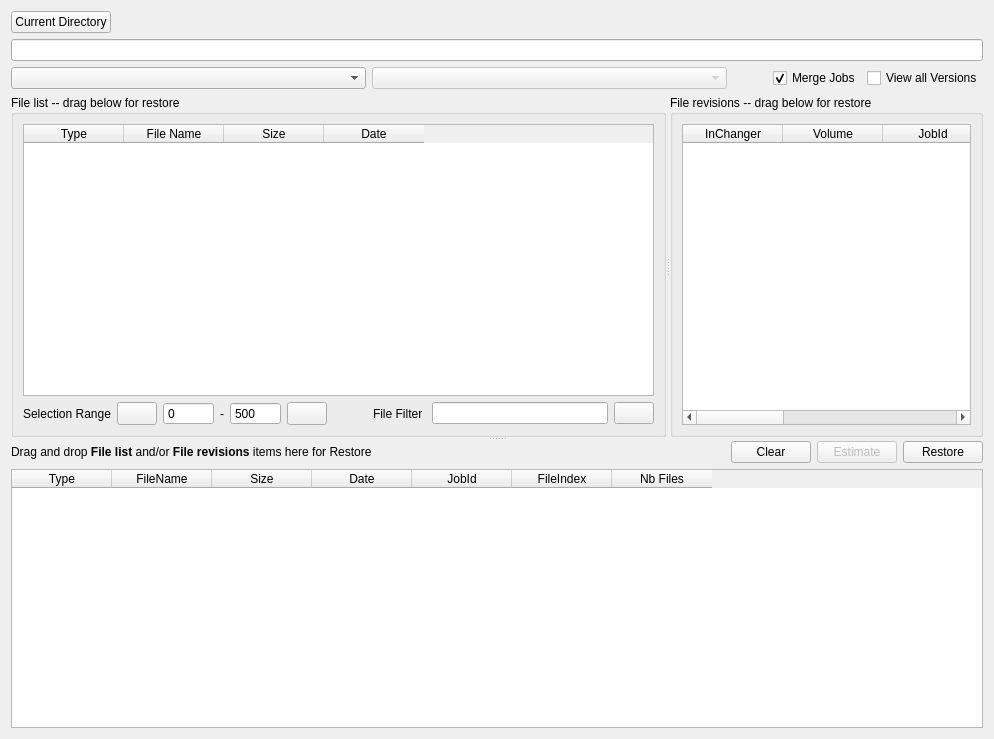
<?xml version="1.0" encoding="UTF-8"?>
<ui version="4.0">
 <class>bRestoreForm</class>
 <widget class="QWidget" name="bRestoreForm">
  <property name="geometry">
   <rect>
    <x>0</x>
    <y>0</y>
    <width>994</width>
    <height>739</height>
   </rect>
  </property>
  <property name="windowTitle">
   <string>brestore</string>
  </property>
  <layout class="QGridLayout">
   <item row="4" column="0">
    <layout class="QHBoxLayout">
     <item>
      <widget class="QComboBox" name="ClientList">
       <property name="sizePolicy">
        <sizepolicy hsizetype="MinimumExpanding" vsizetype="Fixed">
         <horstretch>0</horstretch>
         <verstretch>0</verstretch>
        </sizepolicy>
       </property>
       <property name="sizeAdjustPolicy">
        <enum>QComboBox::AdjustToContents</enum>
       </property>
      </widget>
     </item>
     <item>
      <widget class="QComboBox" name="JobList">
       <property name="enabled">
        <bool>false</bool>
       </property>
       <property name="sizePolicy">
        <sizepolicy hsizetype="Expanding" vsizetype="Fixed">
         <horstretch>0</horstretch>
         <verstretch>0</verstretch>
        </sizepolicy>
       </property>
       <property name="sizeAdjustPolicy">
        <enum>QComboBox::AdjustToContents</enum>
       </property>
      </widget>
     </item>
     <item>
      <spacer>
       <property name="orientation">
        <enum>Qt::Horizontal</enum>
       </property>
       <property name="sizeType">
        <enum>QSizePolicy::Minimum</enum>
       </property>
       <property name="sizeHint" stdset="0">
        <size>
         <width>40</width>
         <height>20</height>
        </size>
       </property>
      </spacer>
     </item>
     <item>
      <widget class="QCheckBox" name="MergeChk">
       <property name="text">
        <string>Merge Jobs</string>
       </property>
       <property name="checked">
        <bool>true</bool>
       </property>
      </widget>
     </item>
     <item>
      <widget class="QCheckBox" name="VersionsChk">
       <property name="text">
        <string>View all Versions</string>
       </property>
      </widget>
     </item>
    </layout>
   </item>
   <item row="5" column="0">
    <widget class="QSplitter" name="splitter_2">
     <property name="orientation">
      <enum>Qt::Vertical</enum>
     </property>
     <widget class="QSplitter" name="splitter">
      <property name="orientation">
       <enum>Qt::Horizontal</enum>
      </property>
      <widget class="QGroupBox" name="groupBox">
       <property name="sizePolicy">
        <sizepolicy hsizetype="Expanding" vsizetype="Expanding">
         <horstretch>0</horstretch>
         <verstretch>0</verstretch>
        </sizepolicy>
       </property>
       <property name="maximumSize">
        <size>
         <width>16777215</width>
         <height>352</height>
        </size>
       </property>
       <property name="title">
        <string>File list -- drag below for restore</string>
       </property>
       <layout class="QVBoxLayout" name="verticalLayout">
        <item>
         <widget class="bRestoreTable" name="FileList">
          <property name="sizePolicy">
           <sizepolicy hsizetype="Expanding" vsizetype="Expanding">
            <horstretch>5</horstretch>
            <verstretch>5</verstretch>
           </sizepolicy>
          </property>
          <property name="statusTip">
           <string>Double Click File Name to decend</string>
          </property>
          <property name="dragEnabled">
           <bool>true</bool>
          </property>
          <property name="dragDropMode">
           <enum>QAbstractItemView::DragOnly</enum>
          </property>
          <property name="alternatingRowColors">
           <bool>true</bool>
          </property>
          <property name="selectionBehavior">
           <enum>QAbstractItemView::SelectRows</enum>
          </property>
          <property name="showGrid">
           <bool>false</bool>
          </property>
          <property name="sortingEnabled">
           <bool>false</bool>
          </property>
          <attribute name="verticalHeaderVisible">
           <bool>false</bool>
          </attribute>
          <column>
           <property name="text">
            <string>Type</string>
           </property>
          </column>
          <column>
           <property name="text">
            <string>File Name</string>
           </property>
           <property name="toolTip">
            <string>Double Click to decend</string>
           </property>
          </column>
          <column>
           <property name="text">
            <string>Size</string>
           </property>
          </column>
          <column>
           <property name="text">
            <string>Date</string>
           </property>
          </column>
         </widget>
        </item>
        <item>
         <layout class="QHBoxLayout" name="horizontalLayout">
          <property name="sizeConstraint">
           <enum>QLayout::SetMinimumSize</enum>
          </property>
          <item>
           <widget class="QLabel" name="label_5">
            <property name="text">
             <string>Selection Range</string>
            </property>
           </widget>
          </item>
          <item>
           <widget class="QPushButton" name="OffsetPrevBp">
            <property name="sizePolicy">
             <sizepolicy hsizetype="Preferred" vsizetype="Preferred">
              <horstretch>0</horstretch>
              <verstretch>0</verstretch>
             </sizepolicy>
            </property>
            <property name="baseSize">
             <size>
              <width>25</width>
              <height>25</height>
             </size>
            </property>
            <property name="text">
             <string/>
            </property>
            <property name="icon">
             <iconset resource="../main.qrc">
              <normaloff>:/images/page-prev.gif</normaloff>:/images/page-prev.gif</iconset>
            </property>
           </widget>
          </item>
          <item>
           <widget class="QSpinBox" name="Offset1Spin">
            <property name="buttonSymbols">
             <enum>QAbstractSpinBox::NoButtons</enum>
            </property>
            <property name="maximum">
             <number>9000000</number>
            </property>
            <property name="singleStep">
             <number>500</number>
            </property>
           </widget>
          </item>
          <item>
           <widget class="QLabel" name="label_2">
            <property name="sizePolicy">
             <sizepolicy hsizetype="Minimum" vsizetype="Minimum">
              <horstretch>0</horstretch>
              <verstretch>0</verstretch>
             </sizepolicy>
            </property>
            <property name="baseSize">
             <size>
              <width>16</width>
              <height>16</height>
             </size>
            </property>
            <property name="text">
             <string>-</string>
            </property>
           </widget>
          </item>
          <item>
           <widget class="QSpinBox" name="Offset2Spin">
            <property name="buttonSymbols">
             <enum>QAbstractSpinBox::NoButtons</enum>
            </property>
            <property name="accelerated">
             <bool>false</bool>
            </property>
            <property name="minimum">
             <number>10</number>
            </property>
            <property name="maximum">
             <number>9999999</number>
            </property>
            <property name="singleStep">
             <number>500</number>
            </property>
            <property name="value">
             <number>500</number>
            </property>
           </widget>
          </item>
          <item>
           <widget class="QPushButton" name="OffsetNextBp">
            <property name="sizePolicy">
             <sizepolicy hsizetype="Preferred" vsizetype="Preferred">
              <horstretch>0</horstretch>
              <verstretch>0</verstretch>
             </sizepolicy>
            </property>
            <property name="baseSize">
             <size>
              <width>25</width>
              <height>25</height>
             </size>
            </property>
            <property name="text">
             <string/>
            </property>
            <property name="icon">
             <iconset resource="../main.qrc">
              <normaloff>:/images/page-next.gif</normaloff>:/images/page-next.gif</iconset>
            </property>
           </widget>
          </item>
          <item>
           <spacer name="horizontalSpacer">
            <property name="orientation">
             <enum>Qt::Horizontal</enum>
            </property>
            <property name="sizeHint" stdset="0">
             <size>
              <width>40</width>
              <height>20</height>
             </size>
            </property>
           </spacer>
          </item>
          <item>
           <widget class="QLabel" name="label_4">
            <property name="text">
             <string>File Filter </string>
            </property>
           </widget>
          </item>
          <item>
           <widget class="QLineEdit" name="FilterEntry">
            <property name="sizePolicy">
             <sizepolicy hsizetype="Preferred" vsizetype="Fixed">
              <horstretch>150</horstretch>
              <verstretch>0</verstretch>
             </sizepolicy>
            </property>
            <property name="baseSize">
             <size>
              <width>111</width>
              <height>23</height>
             </size>
            </property>
           </widget>
          </item>
          <item>
           <widget class="QPushButton" name="FilterBp">
            <property name="baseSize">
             <size>
              <width>25</width>
              <height>25</height>
             </size>
            </property>
            <property name="text">
             <string/>
            </property>
            <property name="icon">
             <iconset resource="../main.qrc">
              <normaloff>:/images/view-refresh.png</normaloff>:/images/view-refresh.png</iconset>
            </property>
           </widget>
          </item>
         </layout>
        </item>
       </layout>
      </widget>
      <widget class="QGroupBox" name="groupBox_2">
       <property name="sizePolicy">
        <sizepolicy hsizetype="Expanding" vsizetype="Expanding">
         <horstretch>0</horstretch>
         <verstretch>0</verstretch>
        </sizepolicy>
       </property>
       <property name="title">
        <string>File revisions -- drag below for restore</string>
       </property>
       <layout class="QVBoxLayout">
        <item>
         <widget class="bRestoreTable" name="FileRevisions">
          <property name="sizePolicy">
           <sizepolicy hsizetype="Expanding" vsizetype="Expanding">
            <horstretch>0</horstretch>
            <verstretch>0</verstretch>
           </sizepolicy>
          </property>
          <property name="dragEnabled">
           <bool>true</bool>
          </property>
          <property name="dragDropMode">
           <enum>QAbstractItemView::DragOnly</enum>
          </property>
          <property name="alternatingRowColors">
           <bool>true</bool>
          </property>
          <property name="selectionMode">
           <enum>QAbstractItemView::SingleSelection</enum>
          </property>
          <property name="selectionBehavior">
           <enum>QAbstractItemView::SelectRows</enum>
          </property>
          <property name="showGrid">
           <bool>false</bool>
          </property>
          <column>
           <property name="text">
            <string>InChanger</string>
           </property>
          </column>
          <column>
           <property name="text">
            <string>Volume</string>
           </property>
          </column>
          <column>
           <property name="text">
            <string>JobId</string>
           </property>
          </column>
          <column>
           <property name="text">
            <string>Size</string>
           </property>
          </column>
          <column>
           <property name="text">
            <string>Date</string>
           </property>
          </column>
          <column>
           <property name="text">
            <string>Chksum</string>
           </property>
          </column>
         </widget>
        </item>
       </layout>
      </widget>
     </widget>
     <widget class="QWidget" name="layoutWidget_2">
      <layout class="QVBoxLayout">
       <item>
        <layout class="QHBoxLayout">
         <item>
          <widget class="QLabel" name="label">
           <property name="text">
            <string>&lt;!DOCTYPE HTML PUBLIC &quot;-//W3C//DTD HTML 4.0//EN&quot; &quot;http://www.w3.org/TR/REC-html40/strict.dtd&quot;&gt;
&lt;html&gt;&lt;head&gt;&lt;meta name=&quot;qrichtext&quot; content=&quot;1&quot; /&gt;&lt;style type=&quot;text/css&quot;&gt;
p, li { white-space: pre-wrap; }
&lt;/style&gt;&lt;/head&gt;&lt;body style=&quot; font-family:'Sans Serif'; font-size:9pt; font-weight:400; font-style:normal;&quot;&gt;
&lt;p style=&quot; margin-top:0px; margin-bottom:0px; margin-left:0px; margin-right:0px; -qt-block-indent:0; text-indent:0px;&quot;&gt;Drag and drop &lt;span style=&quot; font-weight:600;&quot;&gt;File list&lt;/span&gt; and/or &lt;span style=&quot; font-weight:600;&quot;&gt;File revisions&lt;/span&gt; items here for Restore&lt;/p&gt;&lt;/body&gt;&lt;/html&gt;</string>
           </property>
          </widget>
         </item>
         <item>
          <spacer>
           <property name="orientation">
            <enum>Qt::Horizontal</enum>
           </property>
           <property name="sizeHint" stdset="0">
            <size>
             <width>40</width>
             <height>20</height>
            </size>
           </property>
          </spacer>
         </item>
         <item>
          <widget class="QPushButton" name="ClearBp">
           <property name="text">
            <string>Clear</string>
           </property>
          </widget>
         </item>
         <item>
          <widget class="QPushButton" name="EstimateBp">
           <property name="enabled">
            <bool>false</bool>
           </property>
           <property name="text">
            <string>Estimate</string>
           </property>
          </widget>
         </item>
         <item>
          <widget class="QPushButton" name="RestoreBp">
           <property name="text">
            <string>Restore</string>
           </property>
          </widget>
         </item>
        </layout>
       </item>
       <item>
        <widget class="bRestoreTable" name="RestoreList">
         <property name="acceptDrops">
          <bool>true</bool>
         </property>
         <property name="dragEnabled">
          <bool>false</bool>
         </property>
         <property name="dragDropMode">
          <enum>QAbstractItemView::DropOnly</enum>
         </property>
         <property name="defaultDropAction">
          <enum>Qt::MoveAction</enum>
         </property>
         <property name="selectionMode">
          <enum>QAbstractItemView::MultiSelection</enum>
         </property>
         <property name="selectionBehavior">
          <enum>QAbstractItemView::SelectRows</enum>
         </property>
         <attribute name="verticalHeaderVisible">
          <bool>false</bool>
         </attribute>
         <column>
          <property name="text">
           <string>Type</string>
          </property>
         </column>
         <column>
          <property name="text">
           <string>FileName</string>
          </property>
         </column>
         <column>
          <property name="text">
           <string>Size</string>
          </property>
         </column>
         <column>
          <property name="text">
           <string>Date</string>
          </property>
         </column>
         <column>
          <property name="text">
           <string>JobId</string>
          </property>
         </column>
         <column>
          <property name="text">
           <string>FileIndex</string>
          </property>
         </column>
         <column>
          <property name="text">
           <string>Nb Files</string>
          </property>
         </column>
        </widget>
       </item>
      </layout>
     </widget>
    </widget>
   </item>
   <item row="1" column="0">
    <widget class="QLineEdit" name="LocationEntry">
     <property name="sizePolicy">
      <sizepolicy hsizetype="Expanding" vsizetype="Fixed">
       <horstretch>150</horstretch>
       <verstretch>0</verstretch>
      </sizepolicy>
     </property>
     <property name="minimumSize">
      <size>
       <width>150</width>
       <height>0</height>
      </size>
     </property>
    </widget>
   </item>
   <item row="0" column="0">
    <widget class="QPushButton" name="LocationBp">
     <property name="sizePolicy">
      <sizepolicy hsizetype="Fixed" vsizetype="Fixed">
       <horstretch>0</horstretch>
       <verstretch>0</verstretch>
      </sizepolicy>
     </property>
     <property name="text">
      <string>Current Directory</string>
     </property>
    </widget>
   </item>
  </layout>
 </widget>
 <customwidgets>
  <customwidget>
   <class>bRestoreTable</class>
   <extends>QTableWidget</extends>
   <header>restore/restore.h</header>
  </customwidget>
 </customwidgets>
 <resources>
  <include location="../main.qrc"/>
 </resources>
 <connections>
  <connection>
   <sender>OffsetNextBp</sender>
   <signal>clicked()</signal>
   <receiver>Offset2Spin</receiver>
   <slot>stepUp()</slot>
   <hints>
    <hint type="sourcelabel">
     <x>275</x>
     <y>279</y>
    </hint>
    <hint type="destinationlabel">
     <x>232</x>
     <y>279</y>
    </hint>
   </hints>
  </connection>
  <connection>
   <sender>OffsetNextBp</sender>
   <signal>clicked()</signal>
   <receiver>Offset1Spin</receiver>
   <slot>stepUp()</slot>
   <hints>
    <hint type="sourcelabel">
     <x>272</x>
     <y>281</y>
    </hint>
    <hint type="destinationlabel">
     <x>92</x>
     <y>279</y>
    </hint>
   </hints>
  </connection>
  <connection>
   <sender>OffsetPrevBp</sender>
   <signal>clicked()</signal>
   <receiver>Offset1Spin</receiver>
   <slot>stepDown()</slot>
   <hints>
    <hint type="sourcelabel">
     <x>44</x>
     <y>287</y>
    </hint>
    <hint type="destinationlabel">
     <x>123</x>
     <y>282</y>
    </hint>
   </hints>
  </connection>
  <connection>
   <sender>OffsetPrevBp</sender>
   <signal>clicked()</signal>
   <receiver>Offset2Spin</receiver>
   <slot>stepDown()</slot>
   <hints>
    <hint type="sourcelabel">
     <x>50</x>
     <y>284</y>
    </hint>
    <hint type="destinationlabel">
     <x>221</x>
     <y>282</y>
    </hint>
   </hints>
  </connection>
 </connections>
</ui>
